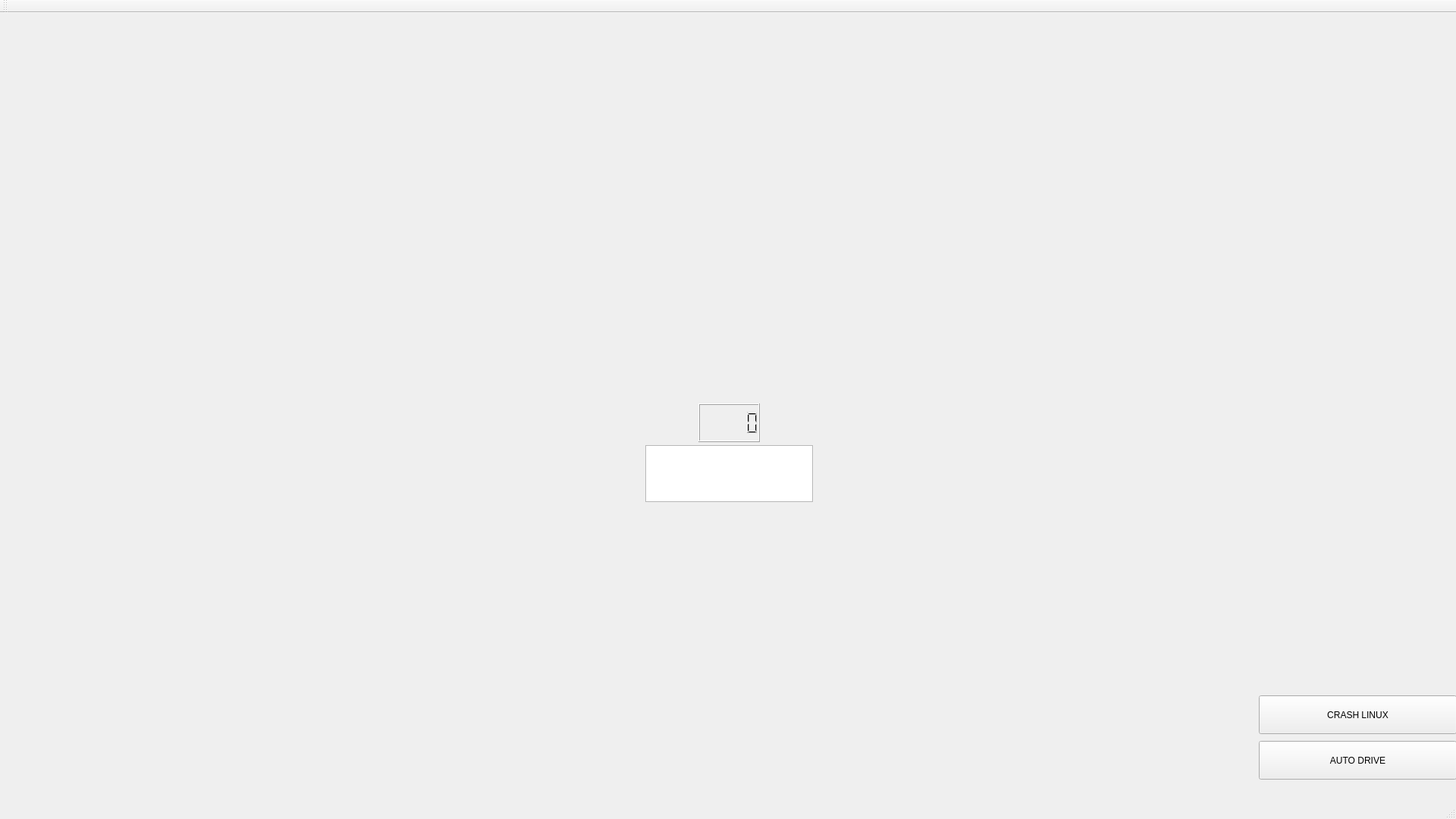
<?xml version="1.0" encoding="UTF-8"?>
<ui version="4.0">
 <class>MainWindow</class>
 <widget class="QMainWindow" name="MainWindow">
  <property name="geometry">
   <rect>
    <x>0</x>
    <y>0</y>
    <width>1920</width>
    <height>1080</height>
   </rect>
  </property>
  <property name="windowTitle">
   <string>MainWindow</string>
  </property>
  <widget class="QWidget" name="centralWidget">
   <widget class="QPushButton" name="pushButton">
    <property name="geometry">
     <rect>
      <x>1660</x>
      <y>900</y>
      <width>261</width>
      <height>51</height>
     </rect>
    </property>
    <property name="text">
     <string>CRASH LINUX</string>
    </property>
   </widget>
   <widget class="QPushButton" name="pushButton_2">
    <property name="geometry">
     <rect>
      <x>1660</x>
      <y>960</y>
      <width>261</width>
      <height>51</height>
     </rect>
    </property>
    <property name="text">
     <string>AUTO DRIVE</string>
    </property>
   </widget>
   <widget class="QWidget" name="horizontalLayoutWidget">
    <property name="geometry">
     <rect>
      <x>20</x>
      <y>110</y>
      <width>811</width>
      <height>741</height>
     </rect>
    </property>
    <layout class="QHBoxLayout" name="speed_guage"/>
   </widget>
   <widget class="QWidget" name="horizontalLayoutWidget_2">
    <property name="geometry">
     <rect>
      <x>1131</x>
      <y>110</y>
      <width>741</width>
      <height>741</height>
     </rect>
    </property>
    <layout class="QHBoxLayout" name="rpm_guage"/>
   </widget>
   <widget class="QWidget" name="horizontalLayoutWidget_3">
    <property name="geometry">
     <rect>
      <x>838</x>
      <y>680</y>
      <width>261</width>
      <height>281</height>
     </rect>
    </property>
    <layout class="QHBoxLayout" name="car"/>
   </widget>
   <widget class="QTextEdit" name="am">
    <property name="geometry">
     <rect>
      <x>851</x>
      <y>570</y>
      <width>221</width>
      <height>75</height>
     </rect>
    </property>
    <property name="html">
     <string>&lt;!DOCTYPE HTML PUBLIC &quot;-//W3C//DTD HTML 4.0//EN&quot; &quot;http://www.w3.org/TR/REC-html40/strict.dtd&quot;&gt;
&lt;html&gt;&lt;head&gt;&lt;meta name=&quot;qrichtext&quot; content=&quot;1&quot; /&gt;&lt;style type=&quot;text/css&quot;&gt;
p, li { white-space: pre-wrap; }
&lt;/style&gt;&lt;/head&gt;&lt;body style=&quot; font-family:'Ubuntu'; font-size:11pt; font-weight:400; font-style:normal;&quot;&gt;
&lt;p align=&quot;center&quot; style=&quot; margin-top:0px; margin-bottom:0px; margin-left:0px; margin-right:0px; -qt-block-indent:0; text-indent:0px;&quot;&gt;&lt;span style=&quot; font-size:36pt; font-weight:600; color:#ffffff;&quot;&gt;AUTO&lt;/span&gt;&lt;/p&gt;&lt;/body&gt;&lt;/html&gt;</string>
    </property>
   </widget>
   <widget class="QWidget" name="horizontalLayoutWidget_5">
    <property name="geometry">
     <rect>
      <x>721</x>
      <y>960</y>
      <width>51</width>
      <height>51</height>
     </rect>
    </property>
    <layout class="QHBoxLayout" name="fuel"/>
   </widget>
   <widget class="QWidget" name="horizontalLayoutWidget_6">
    <property name="geometry">
     <rect>
      <x>781</x>
      <y>960</y>
      <width>51</width>
      <height>51</height>
     </rect>
    </property>
    <layout class="QHBoxLayout" name="engine"/>
   </widget>
   <widget class="QWidget" name="horizontalLayoutWidget_7">
    <property name="geometry">
     <rect>
      <x>661</x>
      <y>960</y>
      <width>51</width>
      <height>51</height>
     </rect>
    </property>
    <layout class="QHBoxLayout" name="abs"/>
   </widget>
   <widget class="QWidget" name="horizontalLayoutWidget_8">
    <property name="geometry">
     <rect>
      <x>1104</x>
      <y>959</y>
      <width>51</width>
      <height>51</height>
     </rect>
    </property>
    <layout class="QHBoxLayout" name="airbag"/>
   </widget>
   <widget class="QWidget" name="horizontalLayoutWidget_9">
    <property name="geometry">
     <rect>
      <x>1161</x>
      <y>959</y>
      <width>51</width>
      <height>51</height>
     </rect>
    </property>
    <layout class="QHBoxLayout" name="seatbelt"/>
   </widget>
   <widget class="QWidget" name="horizontalLayoutWidget_10">
    <property name="geometry">
     <rect>
      <x>1221</x>
      <y>959</y>
      <width>51</width>
      <height>51</height>
     </rect>
    </property>
    <layout class="QHBoxLayout" name="oil"/>
   </widget>
   <widget class="QWidget" name="horizontalLayoutWidget_11">
    <property name="geometry">
     <rect>
      <x>841</x>
      <y>178</y>
      <width>281</width>
      <height>331</height>
     </rect>
    </property>
    <layout class="QHBoxLayout" name="radar_graph"/>
   </widget>
   <widget class="QLCDNumber" name="lcdNumber">
    <property name="geometry">
     <rect>
      <x>921</x>
      <y>515</y>
      <width>81</width>
      <height>51</height>
     </rect>
    </property>
   </widget>
  </widget>
  <widget class="QMenuBar" name="menuBar">
   <property name="geometry">
    <rect>
     <x>0</x>
     <y>0</y>
     <width>1920</width>
     <height>22</height>
    </rect>
   </property>
  </widget>
  <widget class="QToolBar" name="mainToolBar">
   <attribute name="toolBarArea">
    <enum>TopToolBarArea</enum>
   </attribute>
   <attribute name="toolBarBreak">
    <bool>false</bool>
   </attribute>
  </widget>
  <widget class="QStatusBar" name="statusBar"/>
 </widget>
 <layoutdefault spacing="6" margin="11"/>
 <resources/>
 <connections/>
</ui>
